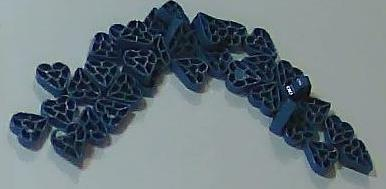
#> input picture data/RGB/o_1.jpg, 386 x 189 px, given in place of xxx1.jpg, which was not available
$ jupyter execute labeling.ipynb
#> lines starting #> are read from the running program, lines starting #| are printed output that depends on the picture; after the words box and inside, x2 and y2 are one past the last pixel; in counts of white or black regions, pixels touching at a corner belong together; pictures that were not available may be replaced by others from this repository, and a replacement may not be noted
[cell 1]
import numpy as np
from matplotlib import pyplot as plt
import skimage

[cell 2]
image = skimage.io.imread("xxx1.jpg")
#> image is the input picture: shape (189, 386, 3); mean R, G, B 105.6, 118.4, 124.6

[cell 3]
#rescaled_image = skimage.transform.rescale(image, 0.25, anti_aliasing=False)

[cell 4]
plt.imshow(image)

[cell 5]
gray = skimage.color.rgb2gray(image)
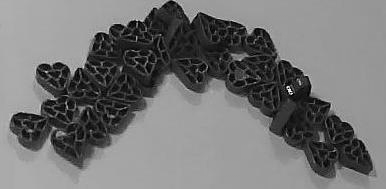
#> gray: shape (189, 386) float64; min 0.00339, max 0.991, mean 0.455
#plt.imshow(blues, cmap="gray")

[cell 6]
f, axes = plt.subplots(nrows=1, ncols=1, figsize=(20,15))
#axes[0].imshow(red, cmap="gray")
#axes[1].imshow(green, cmap="gray")
axes.imshow(gray, cmap="gray")

[cell 7]
imgBin = gray < skimage.filters.threshold_otsu(gray)
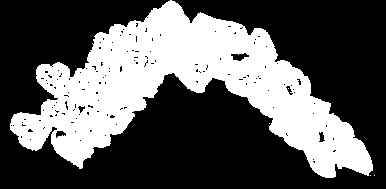
#> imgBin: shape (189, 386) bool; 35.8% white; 5 white regions (4 under 20 px), largest, box (x1, y1, x2, y2) and area: (10, 0, 373, 178) 26118

[cell 8]
plt.imshow(imgBin, cmap="gray")

[cell 9]
from skimage import morphology

[cell 10]
imgBin = morphology.closing(imgBin, np.ones(shape=(20,20)))
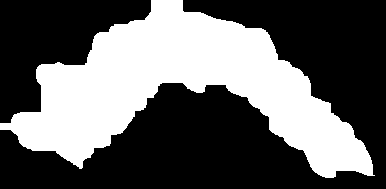
#> imgBin: shape (189, 386) bool; 38.3% white; 1 white region, box (x1, y1, x2, y2) and area: (0, 0, 375, 178) 27928

[cell 11]
plt.imshow(imgBin)

[cell 12]
from skimage.measure import label, regionprops
import matplotlib.patches as mpatches

def BoxFounder(imgBin, rescaled_image, Shower_Mode=False):
#> called with Shower_Mode = True
    label_image = label(imgBin)
    labeled_image = skimage.color.label2rgb(label_image, image= rescaled_image)
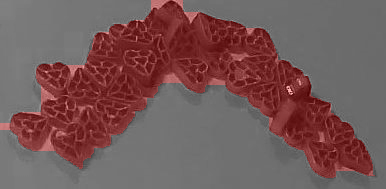
#> labeled_image: shape (189, 386, 3) float64; mean R, G, B 0.459, 0.344, 0.344
    if Shower_Mode:
        f, ax = plt.subplots(nrows=1, ncols=1)
    boxes = []
    for region in regionprops(label_image):
        if region.area > 50:
            minr, minc, maxr, maxc = region.bbox
            box = (minr, minc, maxr, maxc)
            boxes.append(box)
            if Shower_Mode:
                rect = mpatches.Rectangle((minc,minr), maxc-minc, maxr-minr, edgecolor="green", linewidth=2)
                ax.add_patch(rect)
#> this loop made 1 pass
#> (minr, minc, maxr, maxc) on pass 1: (0, 0, 178, 375)
#> after the loop, boxes = [(0, 0, 178, 375)]

    if Shower_Mode:
        ax.imshow(rescaled_image, cmap="gray")

    return boxes

[cell 13]
boxes = BoxFounder(imgBin, image, Shower_Mode=True)
#> boxes = [(0, 0, 178, 375)]
#print(boxes)
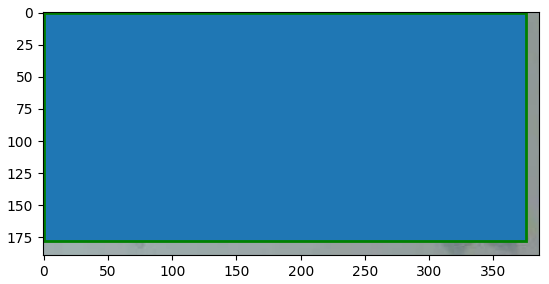
#> figure drawn by matplotlib, 1 panel

[cell 14]
def CropImage(rescaled_image, boxes):
    CroppedImages = []
    for box in boxes:
        minr, minc, maxr, maxc = box
        cropped_image = rescaled_image[minr:maxr+10,minc-10:maxc+10,:]
        CroppedImages.append(cropped_image)
#> this loop made 1 pass
#> after the loop, CroppedImages = 1 item

    for i,image in enumerate(CroppedImages):
        skimage.io.imsave("data/RGB/o_{}.jpg".format(i), image)
#> this loop made 1 pass

    print(len(CroppedImages))
#| 1
